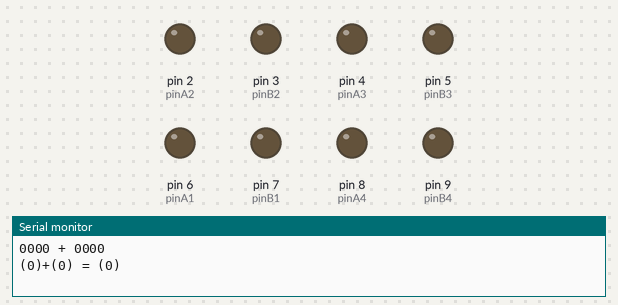
The sketch below on a simulated Arduino Uno, built with avr-gcc and run on an emulated ATmega328P. On the bench: output pins drawn as LEDs (lit = HIGH), the last lines printed to the serial monitor.

Above: at 0.1 s.
At 4.1 s:
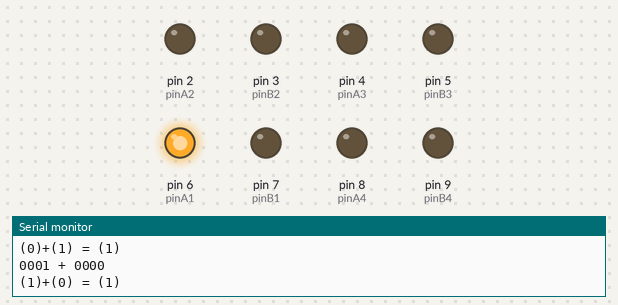
At 8.1 s:
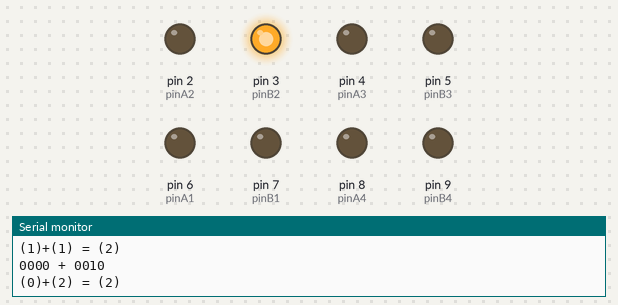
At 18.1 s:
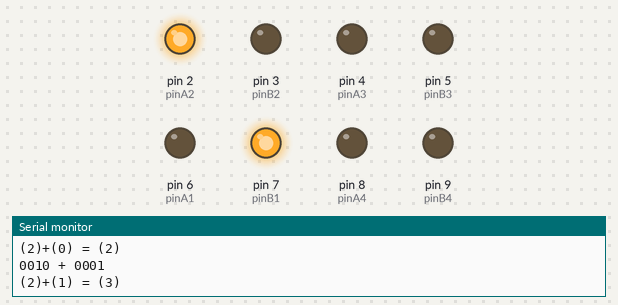
At 28.1 s:
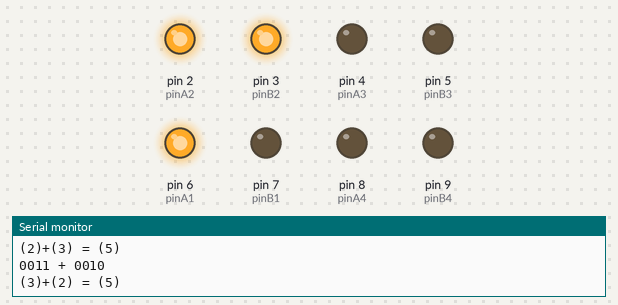
At 38.1 s:
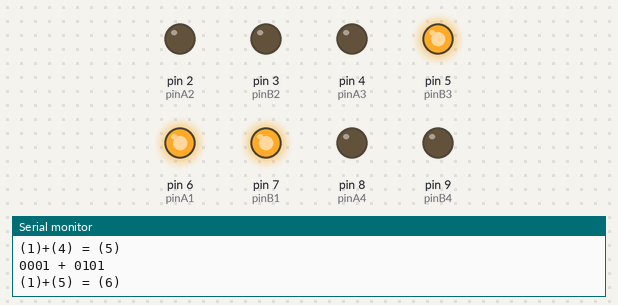
Timing chart, 0 to 39.6 s (numbered marks = the images above):
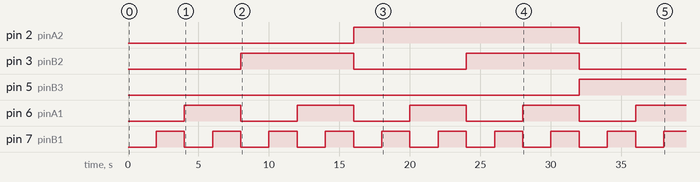

Measured:
- by itself, pin 2 (pinA2): LOW → HIGH at 16.0 s, → LOW 16.0 s later
- by itself, pin 3 (pinB2): alternates HIGH for 8.0 s and LOW for 8.0 s
- by itself, pin 5 (pinB3): LOW → HIGH at 32.0 s
- by itself, pin 6 (pinA1): alternates HIGH for 4.0 s and LOW for 4.0 s
- by itself, pin 7 (pinB1): alternates HIGH for 2.0 s and LOW for 2.0 s

The sketch:

fourBitAdder2sComp.ino
```cpp
// Created by Aimar Fernandez, Elliott Roach and Caleb Andreas
// Created on Jun 2026
// This program cycles through all possibilities of a 4 bit adder in 2's comp

// a pins
const int pinA1 = 6;
const int pinA2 = 2;
const int pinA3 = 4;
const int pinA4 = 8;
// b pins
const int pinB1 = 7;
const int pinB2 = 3;
const int pinB3 = 5;
const int pinB4 = 9;
// variables
int aDecimalValue;
int bDecimalValue;

void turnOffOutputs() {
    // turns of all pin outputs
    digitalWrite(pinA1, 0);
    digitalWrite(pinA2, 0);
    digitalWrite(pinA3, 0);
    digitalWrite(pinA4, 0);

    digitalWrite(pinB1, 0);
    digitalWrite(pinB2, 0);
    digitalWrite(pinB3, 0);
    digitalWrite(pinB4, 0);
}

void setup() {
    // serial output
    Serial.begin(9600);

    // pin a set up
    pinMode(pinA1, OUTPUT);
    pinMode(pinA2, OUTPUT);
    pinMode(pinA3, OUTPUT);
    pinMode(pinA4, OUTPUT);
    // pin b set up
    pinMode(pinB1, OUTPUT);
    pinMode(pinB2, OUTPUT);
    pinMode(pinB3, OUTPUT);
    pinMode(pinB4, OUTPUT);
    turnOffOutputs();

    // looping all possible inputs
    for (int a4Value = 0; a4Value <= 1; a4Value++) {
        digitalWrite(pinA4, a4Value);
        for (int b4Value = 0; b4Value <= 1; b4Value++) {
            digitalWrite(pinB4, b4Value);
            for (int a3Value = 0; a3Value <= 1; a3Value++) {
                digitalWrite(pinA3, a3Value);
                for (int b3Value = 0; b3Value <= 1; b3Value++) {
                    digitalWrite(pinB3, b3Value);
                    for (int a2Value = 0; a2Value <= 1; a2Value++) {
                        digitalWrite(pinA2, a2Value);
                        for (int b2Value = 0; b2Value <= 1; b2Value++) {
                            digitalWrite(pinB2, b2Value);
                            for (int a1Value = 0; a1Value <= 1; a1Value++) {
                                digitalWrite(pinA1, a1Value);
                                for (int b1Value = 0; b1Value <= 1; b1Value++) {
                                    digitalWrite(pinB1, b1Value);

                                    // a value to decimal
                                    if (a4Value == 1) {
                                        aDecimalValue = (4 * a3Value - 4) + (2 * a2Value - 2) + (1 * a1Value - 1) - 1;
                                    } else {
                                        aDecimalValue = (a3Value * 4) + (a2Value * 2) + (a1Value * 1);
                                    }

                                    // b value to decimal
                                    if (b4Value == 1) {
                                        bDecimalValue = (4 * b3Value - 4) + (2 * b2Value - 2) + (1 * b1Value - 1) - 1;
                                    } else {
                                        bDecimalValue = (b3Value * 4) + (b2Value * 2) + (b1Value * 1);
                                    }

                                    // show current calculation
                                    Serial.print("\n" + String(a4Value) + String(a3Value) + String(a2Value) + String(a1Value) + " + " + String(b4Value) + String(b3Value) + String(b2Value) + String(b1Value) + "\n");
                                    Serial.print("\n(" + String(aDecimalValue) + ")+(" + String(bDecimalValue) + ") = (" + String(aDecimalValue + bDecimalValue) + ")\n");

                                    // wait 1 second
                                    delay(2000);
                                }
                            }
                        }
                    }
                }
            }
        }
    }
    turnOffOutputs();
    Serial.print("\nProgram Done\n");
}

void loop() {
    // not needed
}
```
